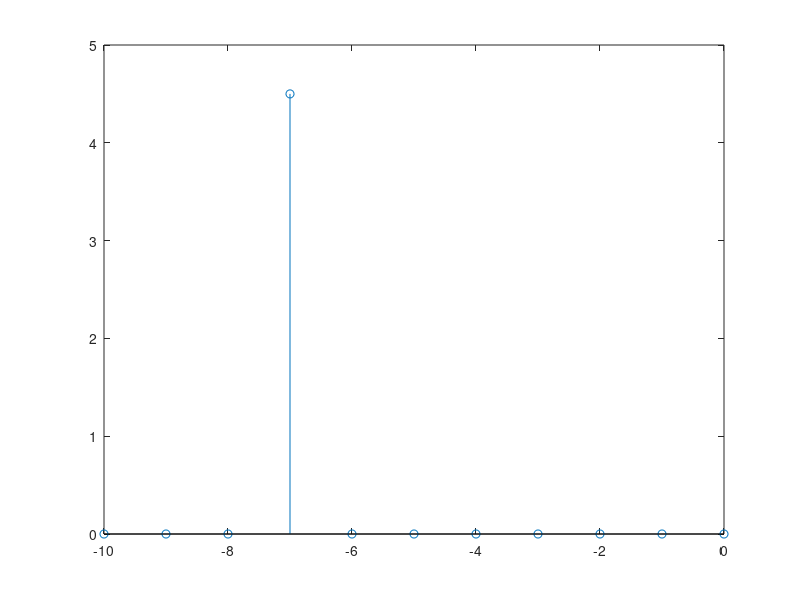

MATLAB code for this plot:
L = 11; %defino una dimension para el vector
nn = -10:0; %Se crea un vector de dimension 11 elementos
imp = [zeros(1,3),1,zeros(1,7)]; 
%Se crea una matriz fila en donde los 3 primeros elementos son cero,
% el cuarto 1 y los restantes ceros.
X = 4.5 * imp; %Definimos la funcion que nos pide el enunciado
stem(nn,X); %La representamos en la pantalla